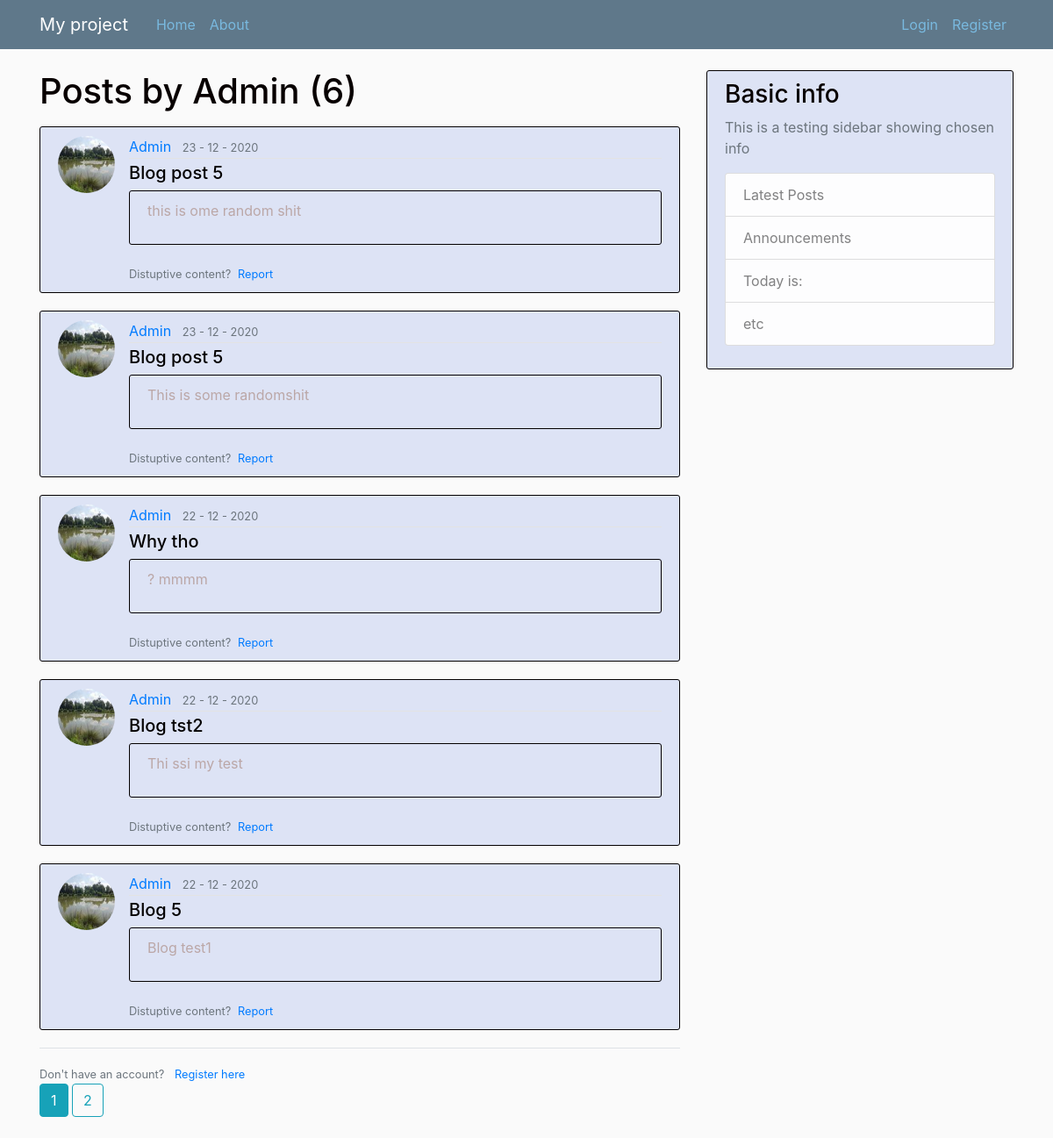
/user/Admin, run on the app's committed database.
### flaskblog/models.py (models this page shows, shortened)
class User(db.Model, UserMixin):
    id = db.Column(db.Integer, primary_key=True)
    username = db.Column(db.String(20), unique=True, nullable=False)
    email = db.Column(db.String(120), unique=True, nullable=False)
    image_file = db.Column(db.String(20), nullable=False, default="default.jpg")
    password = db.Column(db.String(60), nullable=False)
    posts = db.relationship("Post", backref="author", lazy=True)

class Post(db.Model):
    id = db.Column(db.Integer, primary_key=True)
    title = db.Column(db.String(100), nullable=False)
    date_posted = db.Column(db.DateTime, nullable=False, default=datetime.utcnow)
    content = db.Column(db.Text, nullable=False)
    user_id = db.Column(db.Integer, db.ForeignKey("user.id"), nullable=False)

### flaskblog/users/routes.py (the view)
@users.route('/user/<string:username>')
def user_posts(username):
    page = request.args.get("page", 1, type=int)
    user = User.query.filter_by(username=username).first_or_404()
    posts = Post.query.filter_by(author=user)\
        .order_by(Post.date_posted.desc())\
        .paginate(page=page, per_page=5)
    return render_template("user_posts.html", posts=posts, user=user)

### flaskblog/templates/user_posts.html (shortened to what this page needs)
{% extends "layout.html" %}
{% block content %}
    <h1 class="mb-3">Posts by {{user.username}} ({{ posts.total }})</h1>
<body>
    {% for post in posts.items %}
        <article class="media content-section">
            <img class="rounded-circle article-img" src="{{ url_for('static', filename='profile_pics/' + post.author.image_file) }}">
            <div class="media-body">
                <div class="article-metadata">
                    <a class="mr-2" href="{{ url_for('users.user_posts', username=post.author.username) }}">{{ post.author.username }}</a>
                    <small class="text-muted">{{ post.date_posted.strftime("%d - %m - %Y") }}</small>
                </div>
                <h5><a class="article-title" href="{{ url_for('posts.post', post_id=post.id) }}">{{ post.title }}</a></h5>
                <div class="content-section">
                    <p class="article-content">{{ post.content }}</p>
                </div>
                <div class="border-mid">
                    <small class="text-muted">
                        Distuptive content? <a class="ml-1" href="#"> Report</a>
                    </small>
                </div>
            </div>
        </article>
{% endfor %}
</body>
<div class="border-top pt-3">
    <small class="text-muted">
        {% if current_user.is_authenticated %}
        {% else %}
        Don't have an account? <a class="ml-2" href="{{ url_for('users.register') }}"> Register here</a>
        {% endif %}
    </small>
</div>
{% for page_num in posts.iter_pages(left_edge=1, right_edge=1, left_current=1, right_current=2) %}
    {% if page_num %}
        {% if posts.page == page_num %}
            <a class="btn btn-info mb-4" href="{{ url_for('users.user_posts', username=user.username, page=page_num) }}">{{ page_num }}</a>
        {% else %}
            <a class="btn btn-outline-info mb-4" href="{{ url_for('users.user_posts', username=user.username, page=page_num) }}">{{ page_num }}</a>
        {% endif %}
    {% else %}
        ...
    {% endif %}
{% endfor %}
{% endblock content %}

### flaskblog/templates/layout.html (shortened to what this page needs)
<!DOCTYPE html>
<html>
<head>
    <link rel="stylesheet" href="https://maxcdn.bootstrapcdn.com/bootstrap/4.0.0/css/bootstrap.min.css">
    <link rel="stylesheet" type="text/css" href="{{ url_for('static', filename='css/main.css') }}">
</head>
<body>
    <header class="site-header">
        <nav class="navbar navbar-expand-md navbar-dark bg-steel fixed-top">
            <div class="container">
                <a class="navbar-brand mr-4" href="/about">My project</a>
                <div class="collapse navbar-collapse" id="navbarToggle">
                    <div class="navbar-nav mr-auto">
                        <a class="nav-item nav-link" href="{{ url_for('main.home') }}">Home</a>
                        <a class="nav-item nav-link" href="{{ url_for('main.about') }}">About</a>
                    </div>
                    <div class="navbar-nav">
                        {% if current_user.is_authenticated %}
                        <a class="nav-item nav-link" href="{{ url_for('posts.new_post') }}">New Post</a>
                        <a class="nav-item nav-link" href="{{ url_for('users.account') }}">Account</a>
                        <a class="nav-item nav-link" href="{{ url_for('users.logout') }}">Logout</a>
                        {% else %}
                        <a class="nav-item nav-link" href="{{ url_for('users.login') }}">Login</a>
                        <a class="nav-item nav-link" href="{{ url_for('users.register') }}">Register</a>
                        {% endif %}
                    </div>
                </div>
            </div>
        </nav>
    </header>
    <main role="main" class="container">
        <div class="row">
            <div class="col-md-8">
                {% block content %}{% endblock content %}
            </div>
            <div class="col-md-4">
                <div class="content-section">
                    <h3>Basic info</h3>
                    <p class='text-muted'>This is a testing sidebar showing chosen info
                        <ul class="list-group">
                            <li class="list-group-item list-group-item-light">Latest Posts</li>
                            <li class="list-group-item list-group-item-light">Announcements</li>
                            <li class="list-group-item list-group-item-light">Today is:</li>
                            <li class="list-group-item list-group-item-light">etc</li>
                        </ul>
                    </p>
                </div>
              </div>
            </div>
    </main>
</body>
</html>

### flaskblog/static/css/main.css (style rules this page uses)
body { background: #fafafa; color: #bba7a7; margin-top: 5rem; }
h1, h2, h3, h4, h5 { color: #080000; }
.bg-steel { background-color: #5f788a; }
.site-header .navbar-nav .nav-link { color: #79b9df; }
.content-section { background: #dde3f5; padding: 10px 20px; border: 1px solid #030000; border-radius: 3px; margin-bottom: 20px; }
.article-title { color: #030101; }
.article-content { white-space: pre-line; }
.article-img { height: 65px; width: 65px; margin-right: 16px; }
.article-metadata { padding-bottom: 1px; margin-bottom: 4px; border-bottom: 1px solid #e3e3e3 }

### data on the page
User: username "Admin"
Post: image_file (picture), author.username "Admin", date_posted "23 - 12 - 2020", title "Blog post 5", content "this is ome random shit"
Post: image_file (picture), author.username "Admin", date_posted "23 - 12 - 2020", title "Blog post 5", content "This is some randomshit"
Post: image_file (picture), author.username "Admin", date_posted "22 - 12 - 2020", title "Why tho", content "? mmmm"
Post: image_file (picture), author.username "Admin", date_posted "22 - 12 - 2020", title "Blog tst2", content "Thi ssi my test"
Post: image_file (picture), author.username "Admin", date_posted "22 - 12 - 2020", title "Blog 5", content "Blog test1"

### other printed values
{{ posts.total }} "6"
{{ page_num }} "1"
{{ page_num }} "2"
